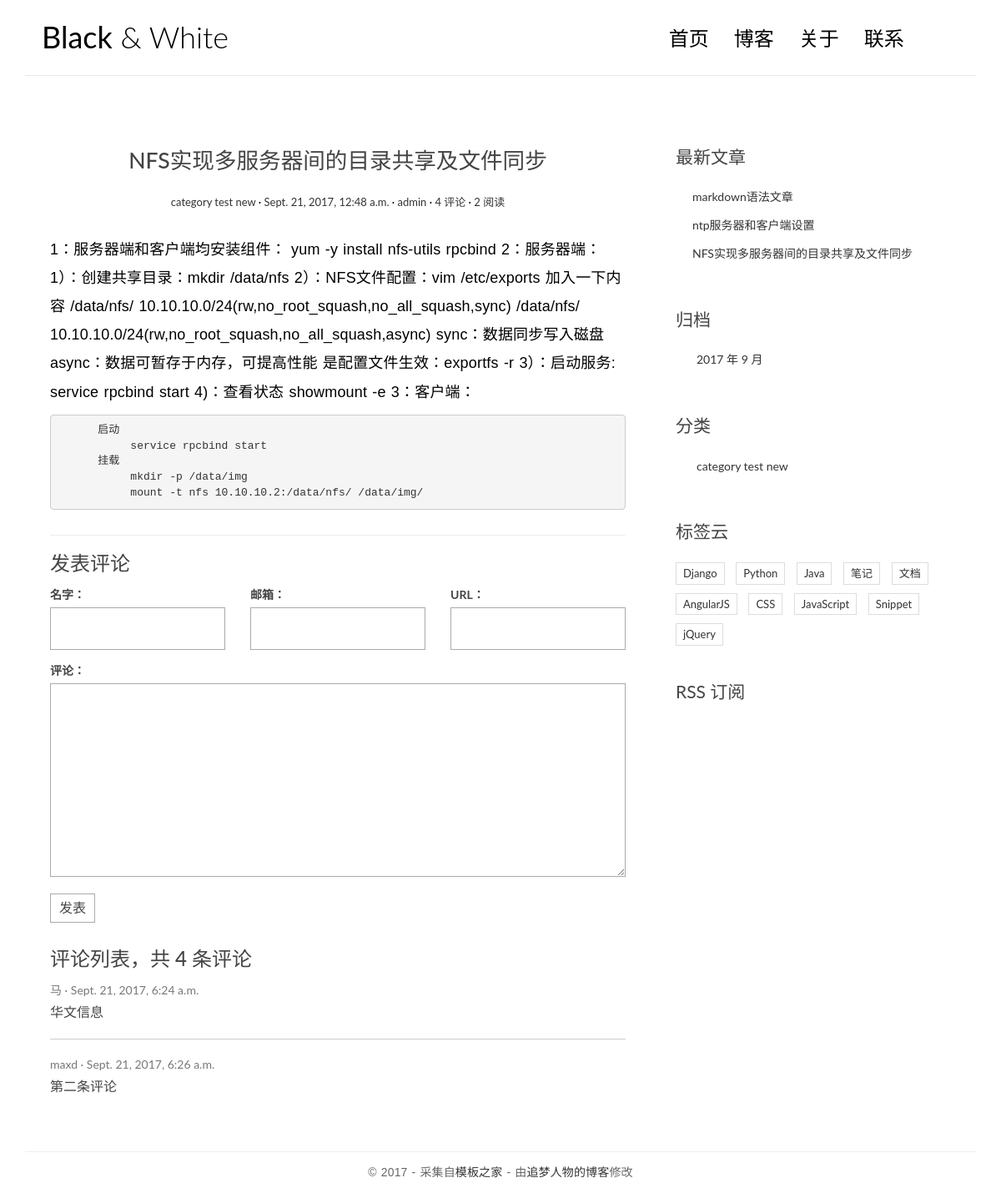
The app's page /post/2/ with its own data.
### blog_app/models.py (models this page shows, shortened)
@python_2_unicode_compatible
class Post(models.Model): #文章内容
    title = models.CharField(max_length=70)
    body = models.TextField()
    created_time = models.DateTimeField()
    modified_time = models.DateTimeField()
    excerpt = models.CharField(max_length=200, blank=True) #文章摘要
    category = models.ForeignKey(Category)
    tags = models.ManyToManyField(Tag, blank=True)
    author = models.ForeignKey(User)
    views = models.PositiveIntegerField(default=0)  #阅读量
    def get_absolute_url(self):
    	return reverse('blog_app:detail',kwargs = {'pk':self.pk})
    def increase_views(self): #更新阅读量函数
        self.views +=1
        self.save(update_fields=['views'])
    def save(self,*args,**kwargs): #自动生成摘要
        if not self.excerpt:
            md = markdown.Markdown(extensions=[
                'markdown.extensions.extra',
                'markdown.extensions.codehilite',
                ])
            self.excerpt = md.convert(self.body)[:54]
        super(Post, self).save(*args, **kwargs)

class Category(models.Model): #目录
    name = models.CharField(max_length=100)

### comments/models.py (models this page shows, shortened)
@python_2_unicode_compatible
class Comment(models.Model):
	name = models.CharField(max_length=100)
	email = models.EmailField(max_length=255)
	url = models.URLField(blank=True)
	text = models.TextField()
	created_time = models.DateTimeField(auto_now_add=True)
	post = models.ForeignKey('blog_app.Post')

### blog_app/views.py (the view)
# urls.py: url(r'^post/(?P<pk>[0-9]+)/$', views.detail, name='detail'),
def detail(request,pk):
	post = get_object_or_404(Post,pk=pk)
	post.increase_views()
	post.body = markdown.markdown(post.body,
		extensions=[
			'markdown.extensions.extra',
			'markdown.extensions.codehilite',
			'markdown.extensions.toc',
		])
	form = CommentForm() #comments相关
	comment_list = post.comment_set.all() #comments相关
	context = {'post':post,
				'form':form,
				'comment_list':comment_list
				}
	return render(request,'blog/detail.html',context = context)

### comments/forms.py
class CommentForm(forms.ModelForm):
	class Meta:
		model = Comment
		fields = ['name','email','url','text']

### blog_app/templatetags/blog_tags.py (called while the page is built)
@register.simple_tag
def get_recent_posts(num = 5):
	return Post.objects.all().order_by('-created_time')[:num]

@register.simple_tag
def archives():
	return Post.objects.dates('created_time', 'month', order='DESC')

@register.simple_tag
def get_categories():
    return Category.objects.all()

### templates/blog/detail.html (shortened to what this page needs)
{% extends 'base.html' %}
{% block main %}
<article class="post post-1">
    <header class="entry-header">
        <h1 class="entry-title">{{ post.title }}</h1>
        <div class="entry-meta">
            <span class="post-category"><a href="#">{{ post.category.name }}</a></span>
            <span class="post-date"><a href="#"><time class="entry-date"
                                                datetime="{{ post.created_time }}">{{ post.created_time }}</time></a></span>
            <span class="post-author"><a href="#">{{ post.author }}</a></span>
            <span class="comments-link"><a href="#">4 评论</a></span>
            <span class="views-count"><a href="#">{{ post.views}} 阅读</a></span>
        </div>
    </header>
  <div class="entry-content clearfix">
    {{ post.body|safe }}
  </div>
</article>
<section class="comment-area" id="comment-area">
    <hr>
    <h3>发表评论</h3>
    <form action="{% url 'comments:post_comment' post.pk %}" method="post" class="comment-form">
      <div class="row">
        <div class="col-md-4">
          <label for="{{ form.name.id_for_label }}">名字：</label>
          {{ form.name }}
        </div>
        <div class="col-md-4">
          <label for="{{ form.email.id_for_label }}">邮箱：</label>
          {{ form.email }}
        </div>
        <div class="col-md-4">
          <label for="{{ form.url.id_for_label }}">URL：</label>
          {{ form.url }}
        </div>
        <div class="col-md-12">
          <label for="{{ form.text.id_for_label }}">评论：</label>
          {{ form.text }}
          <button type="submit" class="comment-btn">发表</button>
        </div>
      </div>
    </form>
<div class="comment-list-panel">
<h3>评论列表，共 <span>4</span> 条评论</h3>
<ul class="comment-list list-unstyled">
  {% for comment in comment_list %}
  <li class="comment-item">
    <span class="nickname">{{ comment.name }}</span>
    <time class="submit-date">{{ comment.created_time }}</time>
    <div class="text">
      {{ comment.text }}
    </div>
  </li>
  {% empty %}
  暂无评论
  {% endfor %}
</ul>
</div>
</section>
{% endblock main %}

### templates/base.html (shortened to what this page needs)
{% load staticfiles %}
{% load blog_tags %}
<!DOCTYPE html>
<html>
<head>
    <link rel="stylesheet" href="http://code.ionicframework.com/ionicons/2.0.1/css/ionicons.min.css">
	<link rel="stylesheet" href="{% static 'blog/css/bootstrap.min.css' %}">
	<link rel="stylesheet" href="{% static 'blog/css/pace.css' %}">
	<link rel="stylesheet" href="{% static 'blog/css/custom.css' %}">
    <link rel="stylesheet" href="{% static 'blog/css/highlights/github.css' %}">
</head>
<body>
<div class="container">
    <header id="site-header">
        <div class="row">
            <div class="col-md-4 col-sm-5 col-xs-8">
                <div class="logo">
                    <h1><a href="{% url 'blog_app:index' %}"><b>Black</b> &amp; White</a></h1>
                </div>
            </div>
            <div class="col-md-8 col-sm-7 col-xs-4">
                <nav class="main-nav" role="navigation">
                    <div class="collapse navbar-collapse" id="bs-example-navbar-collapse-1">
                        <ul class="nav navbar-nav navbar-right">
                            <li class="cl-effect-11"><a href="index.html" data-hover="首页">首页</a></li>
                            <li class="cl-effect-11"><a href="full-width.html" data-hover="博客">博客</a></li>
                            <li class="cl-effect-11"><a href="about.html" data-hover="关于">关于</a></li>
                            <li class="cl-effect-11"><a href="contact.html" data-hover="联系">联系</a></li>
                        </ul>
                    </div>
                </nav>
            </div>
        </div>
    </header>
</div>
<div class="content-body">
    <div class="container">
        <div class="row">
            <main class="col-md-8">
                {% block main %}
                {% endblock main %}
            </main>
            <aside class="col-md-4">
                <div class="widget widget-recent-posts">
                    <h3 class="widget-title">最新文章</h3>
                        {% get_recent_posts as recent_post_list %}
                        <ul>
                            {% for post in recent_post_list %}
                            <li>
                                <a href="{{ post.get_absolute_url }}">{{ post.title }}</a>
                            </li>
                            {% empty %}
                            暂无文章！
                            {% endfor %}
                        </ul>
                </div>
                <div class="widget widget-archives">
                   <h3 class="widget-title">归档</h3>
                    {% archives as date_list %}
                    <ul>
                    {% for date in date_list %}
                    <li>
                      <a href="{% url 'blog_app:archives' date.year date.month %}">
                        {{ date.year }} 年 {{ date.month }} 月
                      </a>
                    </li>
                    {% empty %}
                    暂无归档！
                    {% endfor %}
                    </ul>
                </div>
                <div class="widget widget-category">
                <h3 class="widget-title">分类</h3>
                  {% get_categories as category_list %}
                  <ul>
                    {% for category in category_list %}
                    <li>
                      <a href="{% url 'blog_app:category' category.pk %}">{{ category.name }}</a>
                    </li>
                    {% empty %}
                    暂无分类！
                    {% endfor %}
                  </ul>
                </div>
                <div class="widget widget-tag-cloud">
                    <h3 class="widget-title">标签云</h3>
                    <ul>
                        <li>
                            <a href="#">Django</a>
                        </li>
                        <li>
                            <a href="#">Python</a>
                        </li>
                        <li>
                            <a href="#">Java</a>
                        </li>
                        <li>
                            <a href="#">笔记</a>
                        </li>
                        <li>
                            <a href="#">文档</a>
                        </li>
                        <li>
                            <a href="#">AngularJS</a>
                        </li>
                        <li>
                            <a href="#">CSS</a>
                        </li>
                        <li>
                            <a href="#">JavaScript</a>
                        </li>
                        <li>
                            <a href="#">Snippet</a>
                        </li>
                        <li>
                            <a href="#">jQuery</a>
                        </li>
                    </ul>
                </div>
                <div class="rss">
                    <a href=""> RSS 订阅</a>
                </div>
            </aside>
        </div>
    </div>
</div>
<footer id="site-footer">
    <div class="container">
        <div class="row">
            <div class="col-md-12">
                <p class="copyright">&copy 2017 - 采集自<a href="http://www.cssmoban.com/"
                                                        target="_blank" title="模板之家">模板之家</a>
                    - 由<a href="http://zmrenwu.com/" title="网页模板" target="_blank">追梦人物的博客</a>修改
                </p>
            </div>
        </div>
    </div>
</footer>
</body>
</html>

### blog_app/static/blog/css/custom.css (style rules this page uses)
* { outline: none; }
h1, h2, h3, h4, h5, h6 { margin-top: 0; }
b { font-weight: 400; }
a { color: #333; }
body { color: #444; font-family: 'Lato', sans-serif; }
p { font-family: 'Ubuntu', sans-serif; font-weight: 400; word-spacing: 1px; letter-spacing: 0.01em; }
#site-header { background-color: #FFF; padding: 25px 20px; margin-bottom: 40px; border-bottom: 1px solid #e7e7e7; }
.logo h1 a { color: #000; }
.logo h1 { margin: 0; font-family: 'Lato', sans-serif; font-weight: 300; }
.main-nav { margin-top: 11px; max-width: 95%; }
.main-nav a { color: #000000 !important; padding: 0 0 5px 0 !important; margin-right: 30px; font-family: 'Lato', sans-serif; font-weight: 300; font-size: 24px; }
.cl-effect-11 a { padding: 10px 0; color: #0972b4; text-shadow: none; }
.cl-effect-11 a::before { position: absolute; top: 0; left: 0; overflow: hidden; padding: 0 0 5px 0 !important; max-width: 0; border-bottom: 1px solid #000; color: #000; content: attr(data-hover); white-space: nowrap; -webkit-transition: max-width 0.5s; -moz-transition: max-width 0.5s; transition: max-width 0.5s; }
.content-body { padding-bottom: 4em; }
.post { background: #fff; padding: 30px 30px 0; }
.entry-title { text-align: center; font-size: 1.9em; margin-bottom: 20px; line-height: 1.6; padding: 10px 20px 0; }
.entry-meta { text-align: center; color: #DDDDDD; font-size: 13px; margin-bottom: 30px; }
.entry-content { font-size: 18px; line-height: 1.9; font-weight: 300; color: #000; }
.post-category::after, .post-date::after, .post-author::after, .comments-link::after { content: ' ·'; color: #000; }
.widget { background: #fff; padding: 30px 0 0; }
.widget-title { font-size: 1.5em; margin-bottom: 20px; line-height: 1.6; padding: 10px 0 0; font-weight: 400; }
.widget-recent-posts ul { padding: 0; margin: 0; padding-left: 20px; }
.widget-recent-posts ul li { list-style-type: none; position: relative; line-height: 170%; margin-bottom: 10px; }
.widget-recent-posts ul li::before { content: '\f3d3'; font-family: "Ionicons"; position: absolute; left: -17px; top: 3px; font-size: 16px; color: #000; }
.widget-archives ul { padding: 0; margin: 0; padding-left: 25px; }
.widget-archives ul li { list-style-type: none; position: relative; line-height: 170%; margin-bottom: 10px; }
.widget-archives ul li::before { content: '\f3f3'; font-family: "Ionicons"; position: absolute; left: -25px; top: 1px; font-size: 16px; color: #000; }
.widget-category ul { padding: 0; margin: 0; padding-left: 25px; }
.widget-category ul li { list-style-type: none; position: relative; line-height: 170%; margin-bottom: 10px; }
.widget-category ul li::before { content: '\f3fe'; font-family: "Ionicons"; position: absolute; left: -25px; top: 1px; font-size: 18px; color: #000; }
.widget-tag-cloud ul { padding: 0; margin: 0; margin-right: -10px; }
.widget-tag-cloud ul li { list-style-type: none; font-size: 13px; display: inline-block; margin-right: 10px; margin-bottom: 10px; padding: 3px 8px; border: 1px solid #ddd; }
.rss { font-size: 21px; margin-top: 30px; }
.rss a { color: #444; }
#site-footer { padding-top: 10px; padding: 0 0 1.5em 0; }
.copyright { text-align: center; padding-top: 1em; margin: 0; border-top: 1px solid #eee; color: #666; }
.contact-form input, .comment-form input { border: 1px solid #aaa; margin-bottom: 15px; width: 100%; padding: 15px 15px; font-size: 16px; line-height: 100%; transition: 0.4s border-color linear; }
.contact-form textarea, .comment-form textarea { border: 1px solid #aaa; margin-bottom: 15px; width: 100%; padding: 15px 15px; font-size: 16px; line-height: 20px !important; min-height: 183px; transition: 0.4s border-color linear; }
.comment-area { padding: 0 30px 0; }
.comment-form { margin-top: 15px; }
.comment-form .comment-btn { background-color: #fff; border: 1px solid #aaa; font-size: 16px; padding: 5px 10px; }
.comment-list-panel { margin-top: 30px; }
.comment-list { margin-top: 15px; }
.comment-item:not(:last-child) { border-bottom: 1px #ccc solid; margin-bottom: 20px; padding-bottom: 20px; }
.comment-item .nickname, .comment-item .submit-date { color: #777; font-size: 14px; }
.comment-item .nickname:after { content: ' ·'; }
.comment-item .text { padding-top: 5px; font-size: 16px; }

### records on screen
Post: title "NFS实现多服务器间的目录共享及文件同步", category.name "category test new", created_time "Sept. 21, 2017, 12:48 a.m.", author "admin", views "2", body "1：服务器端和客户端均安装组件： yum -y install nfs-utils rpcbind 2：服务器端： 1）：创建共享目录：mkdir /data/nfs 2）：NFS文件配置：vim /etc/exports 加入一下内容 /data/nfs/ 10.10.10.0/24(rw,no_root_squash,no_all_squash,sync) /data/nfs/ 10.10.10.0/24(rw,no_root_squash,no_all_squash,async) sync：数据同步写入磁盘 async：数据可暂存于内存，可提高性能 是配置文件生效：exportfs -r 3）：启动服务: service rpcbind start 4)：查看状态 showmount -e 3：客户端： 启动 service rpcbind start 挂载 mkdir -p /data/img mount -t nfs 10.10.10.2:/data/nfs/ /data/img/"
Comment: name "马", created_time "Sept. 21, 2017, 6:24 a.m.", text "华文信息"
Comment: name "maxd", created_time "Sept. 21, 2017, 6:26 a.m.", text "第二条评论"
Post: title "markdown语法文章"
Post: title "ntp服务器和客户端设置"
Category: name "category test new"

### other values on screen
{{ date.year }} "2017"
{{ date.month }} "9"
